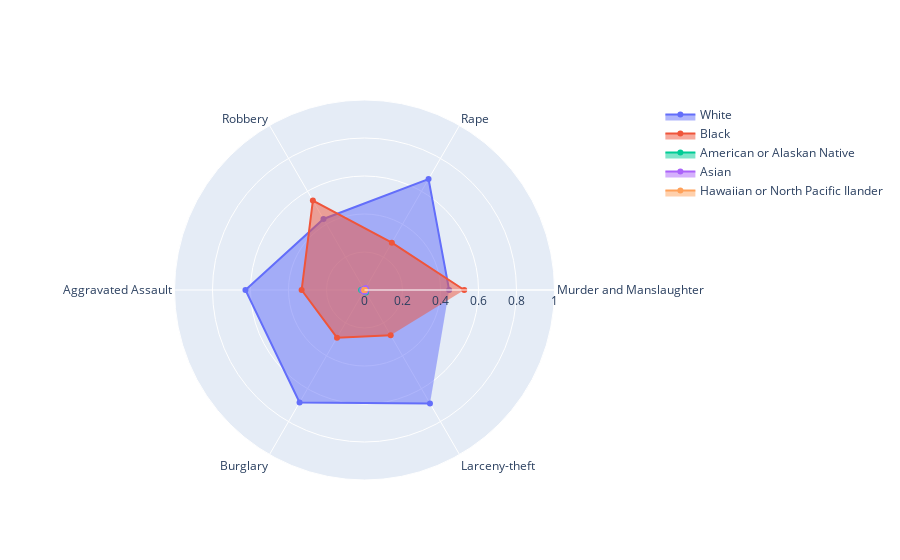

This figure's notebook cell:
### Code cell
import plotly.graph_objects as go

cols = ['Murder and Manslaughter','Rape','Robbery','Aggravated Assault','Burglary','Larceny-theft']
fig = go.Figure()
races = ['White','Black','American or Alaskan Native','Asian','Hawaiian or North Pacific Ilander']
arrests_by_crime_ethnicity[cols] = (arrests_by_crime_ethnicity[cols] - arrests_by_crime_ethnicity[cols].min()) / (arrests_by_crime_ethnicity[cols].max() - arrests_by_crime_ethnicity[cols].min())
for i in range(len(races)):
    df_temp = arrests_by_crime_ethnicity[arrests_by_crime_ethnicity['Type of crime']==races[i]]
    df_temp = df_temp[cols]
    print(df_temp.values.reshape(1,-1)[0])
    fig.add_trace(go.Scatterpolar(
        r= df_temp.values.reshape(1,-1)[0],
        theta= cols,
        fill='toself',
        name=races[i]
    ))
fig.update_layout(
polar=dict(
    radialaxis=dict(
        visible=True,
        range=[0, 1]
    )),
showlegend=True
)

fig.show()

### Figure 1 — Plotly figure (JSON) as saved in the notebook; plotly's stock layout.template omitted (floating-point values rounded to 4 significant figures)
{"data": [{"fill": "toself", "name": "White", "r": [0.4454, 0.6742, 0.4318, 0.6265, 0.6833, 0.6892], "theta": ["Murder and Manslaughter", "Rape", "Robbery", "Aggravated Assault", "Burglary", "Larceny-theft"], "type": "scatterpolar"}, {"fill": "toself", "name": "Black", "r": [0.5249, 0.2878, 0.5432, 0.3309, 0.2895, 0.2756], "theta": ["Murder and Manslaughter", "Rape", "Robbery", "Aggravated Assault", "Burglary", "Larceny-theft"], "type": "scatterpolar"}, {"fill": "toself", "name": "American or Alaskan Native", "r": [0.008348, 0.008205, 0.004936, 0.0179, 0.007017, 0.0155], "theta": ["Murder and Manslaughter", "Rape", "Robbery", "Aggravated Assault", "Burglary", "Larceny-theft"], "type": "scatterpolar"}, {"fill": "toself", "name": "Asian", "r": [0.008455, 0.01231, 0.004883, 0.01232, 0.008917, 0.009901], "theta": ["Murder and Manslaughter", "Rape", "Robbery", "Aggravated Assault", "Burglary", "Larceny-theft"], "type": "scatterpolar"}, {"fill": "toself", "name": "Hawaiian or North Pacific Ilander", "r": [0, 0, 0, 0, 0, 0], "theta": ["Murder and Manslaughter", "Rape", "Robbery", "Aggravated Assault", "Burglary", "Larceny-theft"], "type": "scatterpolar"}], "layout": {"polar": {"radialaxis": {"range": [0, 1], "visible": true}}, "showlegend": true}}
